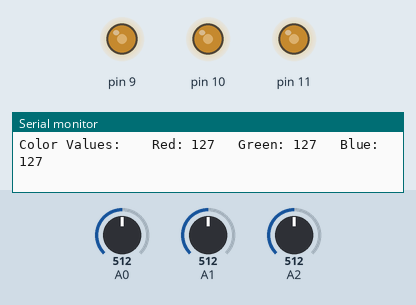
Bench run of a sketch on a simulated Arduino Uno, built with avr-gcc and run on an emulated ATmega328P. Shown: output pins drawn as LEDs (lit = HIGH), the last lines printed to the serial monitor. The test bench sets the inputs (shaded band); at power-on: A2 = 512, A0 = 512, A1 = 512.

Above: at 1.2 s.
1.3 s: A2 set to 420
At 2.4 s:
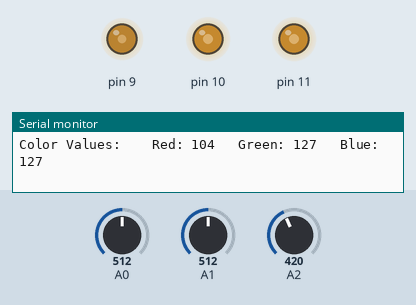
4.3 s: A2 set to 383
At 5.0 s:
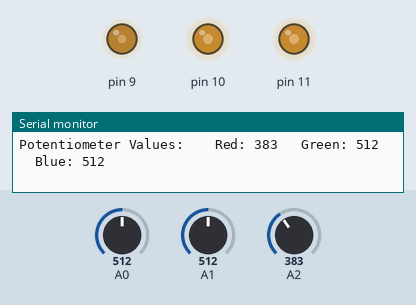
7.3 s: A0 set to 416
At 8.2 s:
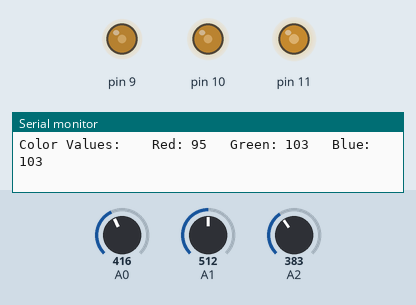
10.3 s: A0 set to 393
At 10.9 s:
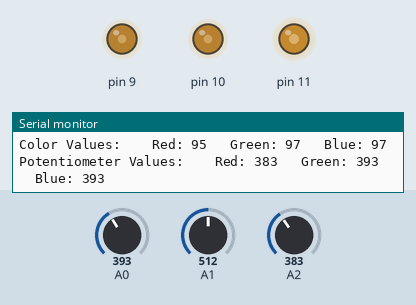
13.3 s: A1 set to 716
At 14.4 s:
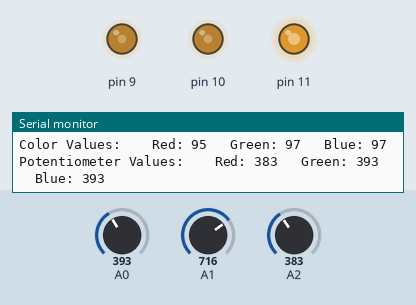
14.9 s: A0 set to 716
At 15.9 s:
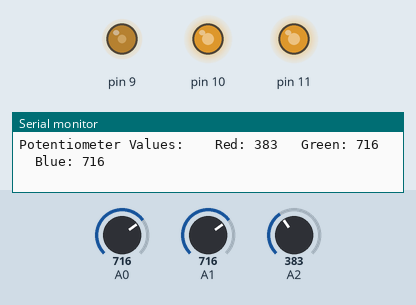
Timing chart, 0 to 17.5 s (numbered marks = the images above; inputs shaded):
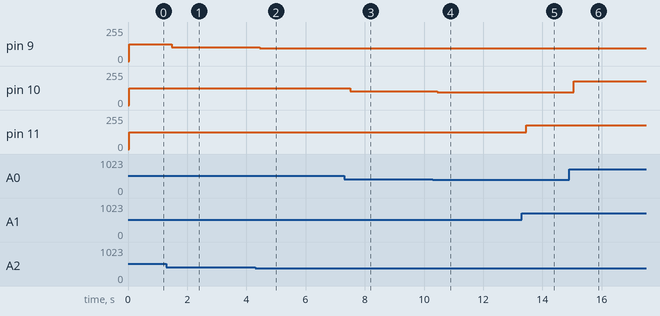

Measured:
- after the input at 1.3 s, pin 9: 127/255 → 104/255 after 0.18 s
- after the input at 4.3 s, pin 9: 104/255 → 95/255 after 0.15 s
- after the input at 7.3 s, pin 10: 127/255 → 103/255 after 0.21 s
- after the input at 10.3 s, pin 10: 103/255 → 97/255 after 0.16 s
- after the input at 13.3 s, pin 11: 127/255 → 178/255 after 0.16 s
- after the input at 14.9 s, pin 10: 97/255 → 178/255 after 0.16 s

The sketch:

RGB_LED_Selector.ino
```cpp
// (licence header left out)
struct Color
{
  const int ledPin; // the color's RGB LED PWD pin output
  const int potPin; // the color's potentiometer analog pin input
  int colorValue;   // the value of the color, from 0 to 255
  int potValue;     // the value of the potentiometer, from 0 to 1023
};

// RGB colors
Color red = {9, A2, 0, 0};
Color green = {11, A1, 0, 0};
Color blue = {10, A0, 0, 0};

// potentiometer constants
const int MIN_POT_VAL = 0;
const int MAX_POT_VAL = 1023;
// RGB color constants
const int MIN_COLOR = 0;
const int MAX_COLOR = 255;

void setup()
{
  // put your setup code here, to run once:
  Serial.begin(9600);

  // set each color led pins to output
  pinMode(red.ledPin, OUTPUT);
  pinMode(green.ledPin, OUTPUT);
  pinMode(blue.ledPin, OUTPUT);
}

void loop()
{
  // Read potentiomotor value
  red.potValue = analogRead(red.potPin);
  blue.potValue = analogRead(blue.potPin);
  green.potValue = analogRead(green.potPin);

  Serial.print("Potentiometer Values: \t Red: ");
  Serial.print(red.potValue);
  Serial.print("\t Green: ");
  Serial.print(blue.potValue);
  Serial.print("\t Blue: ");
  Serial.println(blue.potValue);

  // convert to RGB color
  red.colorValue = map(red.potValue, MIN_POT_VAL, MAX_POT_VAL, MIN_COLOR, MAX_COLOR);
  green.colorValue = map(green.potValue, MIN_POT_VAL, MAX_POT_VAL, MIN_COLOR, MAX_COLOR);
  blue.colorValue = map(blue.potValue, MIN_POT_VAL, MAX_POT_VAL, MIN_COLOR, MAX_COLOR);

  Serial.print("Color Values: \t Red: ");
  Serial.print(red.colorValue);
  Serial.print("\t Green: ");
  Serial.print(blue.colorValue);
  Serial.print("\t Blue: ");
  Serial.println(blue.colorValue);

  // color the LED based on each color's color value
  analogWrite(red.ledPin, red.colorValue);
  analogWrite(green.ledPin, green.colorValue);
  analogWrite(blue.ledPin, blue.colorValue);
}
```
